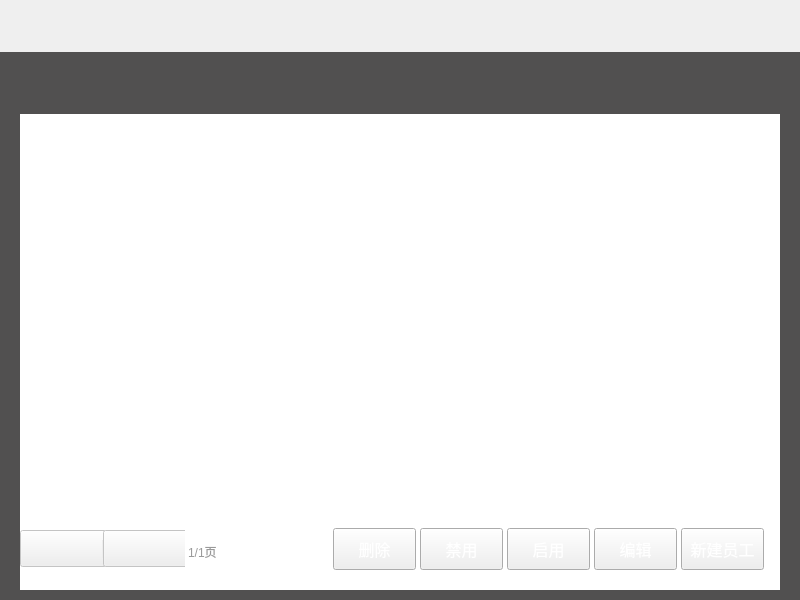
<?xml version="1.0" encoding="UTF-8"?>
<ui version="4.0">
 <class>PasswdConfigWidget</class>
 <widget class="QWidget" name="PasswdConfigWidget">
  <property name="geometry">
   <rect>
    <x>0</x>
    <y>0</y>
    <width>800</width>
    <height>600</height>
   </rect>
  </property>
  <property name="sizeIncrement">
   <size>
    <width>76</width>
    <height>52</height>
   </size>
  </property>
  <property name="baseSize">
   <size>
    <width>766</width>
    <height>523</height>
   </size>
  </property>
  <property name="windowTitle">
   <string>Form</string>
  </property>
  <layout class="QVBoxLayout" name="verticalLayout_3" stretch="52,548">
   <property name="spacing">
    <number>0</number>
   </property>
   <property name="leftMargin">
    <number>0</number>
   </property>
   <property name="topMargin">
    <number>0</number>
   </property>
   <property name="rightMargin">
    <number>0</number>
   </property>
   <property name="bottomMargin">
    <number>0</number>
   </property>
   <item>
    <widget class="TitleWithReturnWidget" name="titleBarWidget" native="true">
     <property name="minimumSize">
      <size>
       <width>0</width>
       <height>52</height>
      </size>
     </property>
     <property name="maximumSize">
      <size>
       <width>16777215</width>
       <height>16777215</height>
      </size>
     </property>
    </widget>
   </item>
   <item>
    <widget class="QWidget" name="widget" native="true">
     <property name="styleSheet">
      <string notr="true">QWidget#widget{
background-color: rgb(81, 80, 80);
}</string>
     </property>
     <layout class="QVBoxLayout" name="verticalLayout">
      <property name="spacing">
       <number>0</number>
      </property>
      <property name="leftMargin">
       <number>20</number>
      </property>
      <property name="topMargin">
       <number>0</number>
      </property>
      <property name="rightMargin">
       <number>20</number>
      </property>
      <property name="bottomMargin">
       <number>10</number>
      </property>
      <item>
       <widget class="QWidget" name="topWidget" native="true">
        <property name="minimumSize">
         <size>
          <width>0</width>
          <height>62</height>
         </size>
        </property>
        <property name="maximumSize">
         <size>
          <width>16777215</width>
          <height>62</height>
         </size>
        </property>
        <property name="sizeIncrement">
         <size>
          <width>76</width>
          <height>6</height>
         </size>
        </property>
        <property name="baseSize">
         <size>
          <width>766</width>
          <height>62</height>
         </size>
        </property>
        <layout class="QHBoxLayout" name="horizontalLayout">
         <property name="spacing">
          <number>0</number>
         </property>
         <property name="leftMargin">
          <number>0</number>
         </property>
         <property name="topMargin">
          <number>0</number>
         </property>
         <property name="rightMargin">
          <number>0</number>
         </property>
         <property name="bottomMargin">
          <number>0</number>
         </property>
         <item>
          <spacer name="horizontalSpacer">
           <property name="orientation">
            <enum>Qt::Horizontal</enum>
           </property>
           <property name="sizeHint" stdset="0">
            <size>
             <width>215</width>
             <height>20</height>
            </size>
           </property>
          </spacer>
         </item>
         <item>
          <widget class="SearchMemberEdit" name="searchWidget" native="true">
           <property name="minimumSize">
            <size>
             <width>262</width>
             <height>32</height>
            </size>
           </property>
           <property name="maximumSize">
            <size>
             <width>262</width>
             <height>32</height>
            </size>
           </property>
          </widget>
         </item>
        </layout>
       </widget>
      </item>
      <item>
       <widget class="QWidget" name="mainWidget" native="true">
        <property name="styleSheet">
         <string notr="true">QWidget#mainWidget{
        background-color:#ffffff;
}</string>
        </property>
        <layout class="QVBoxLayout" name="verticalLayout_2">
         <property name="spacing">
          <number>0</number>
         </property>
         <property name="leftMargin">
          <number>0</number>
         </property>
         <property name="topMargin">
          <number>0</number>
         </property>
         <property name="rightMargin">
          <number>0</number>
         </property>
         <property name="bottomMargin">
          <number>0</number>
         </property>
         <item>
          <widget class="TitleMemberWidget" name="titleWidget" native="true">
           <property name="minimumSize">
            <size>
             <width>0</width>
             <height>30</height>
            </size>
           </property>
           <property name="maximumSize">
            <size>
             <width>16777215</width>
             <height>30</height>
            </size>
           </property>
          </widget>
         </item>
         <item>
          <widget class="PasswdConfigListView" name="listView">
           <property name="styleSheet">
            <string notr="true">QListView{
border:none;
}</string>
           </property>
          </widget>
         </item>
         <item>
          <widget class="QWidget" name="bottomWidget" native="true">
           <property name="minimumSize">
            <size>
             <width>0</width>
             <height>62</height>
            </size>
           </property>
           <property name="maximumSize">
            <size>
             <width>16777215</width>
             <height>62</height>
            </size>
           </property>
           <property name="styleSheet">
            <string notr="true">QWidget#bottomWidget{
        background-color:#ffffff;
}</string>
           </property>
           <layout class="QHBoxLayout" name="horizontalLayout_3">
            <property name="spacing">
             <number>16</number>
            </property>
            <property name="leftMargin">
             <number>0</number>
            </property>
            <property name="topMargin">
             <number>0</number>
            </property>
            <property name="rightMargin">
             <number>16</number>
            </property>
            <property name="bottomMargin">
             <number>20</number>
            </property>
            <item>
             <widget class="QWidget" name="leftWidget" native="true">
              <property name="minimumSize">
               <size>
                <width>200</width>
                <height>0</height>
               </size>
              </property>
              <property name="maximumSize">
               <size>
                <width>200</width>
                <height>16777215</height>
               </size>
              </property>
              <layout class="QHBoxLayout" name="horizontalLayout_4">
               <property name="spacing">
                <number>0</number>
               </property>
               <property name="leftMargin">
                <number>0</number>
               </property>
               <property name="topMargin">
                <number>0</number>
               </property>
               <property name="rightMargin">
                <number>0</number>
               </property>
               <property name="bottomMargin">
                <number>0</number>
               </property>
               <item>
                <spacer name="horizontalSpacer_2">
                 <property name="orientation">
                  <enum>Qt::Horizontal</enum>
                 </property>
                 <property name="sizeHint" stdset="0">
                  <size>
                   <width>40</width>
                   <height>20</height>
                  </size>
                 </property>
                </spacer>
               </item>
               <item>
                <widget class="QWidget" name="widget_5" native="true">
                 <layout class="QHBoxLayout" name="horizontalLayout_5">
                  <property name="spacing">
                   <number>0</number>
                  </property>
                  <property name="leftMargin">
                   <number>0</number>
                  </property>
                  <property name="topMargin">
                   <number>0</number>
                  </property>
                  <property name="rightMargin">
                   <number>0</number>
                  </property>
                  <property name="bottomMargin">
                   <number>0</number>
                  </property>
                  <item>
                   <widget class="QPushButton" name="lastPageButton">
                    <property name="enabled">
                     <bool>false</bool>
                    </property>
                    <property name="minimumSize">
                     <size>
                      <width>87</width>
                      <height>37</height>
                     </size>
                    </property>
                    <property name="maximumSize">
                     <size>
                      <width>87</width>
                      <height>37</height>
                     </size>
                    </property>
                    <property name="styleSheet">
                     <string notr="true">QPushButton
{
        border-image: url(:/saleImage/btn-up-nomal.png);
}

QPushButton:pressed
{
        border-image: url(:/saleImage/btn-up-pess.png);
}

QPushButton:disabled
{
border-image: url(:/saleImage/btn-up-disable.png);
}</string>
                    </property>
                    <property name="text">
                     <string/>
                    </property>
                   </widget>
                  </item>
                  <item>
                   <widget class="QWidget" name="widget_6" native="true">
                    <property name="minimumSize">
                     <size>
                      <width>1</width>
                      <height>18</height>
                     </size>
                    </property>
                    <property name="maximumSize">
                     <size>
                      <width>1</width>
                      <height>18</height>
                     </size>
                    </property>
                    <property name="styleSheet">
                     <string notr="true">border: 1px solid #ededed;</string>
                    </property>
                   </widget>
                  </item>
                  <item>
                   <widget class="QPushButton" name="nextPageButton">
                    <property name="enabled">
                     <bool>false</bool>
                    </property>
                    <property name="minimumSize">
                     <size>
                      <width>87</width>
                      <height>37</height>
                     </size>
                    </property>
                    <property name="maximumSize">
                     <size>
                      <width>87</width>
                      <height>37</height>
                     </size>
                    </property>
                    <property name="styleSheet">
                     <string notr="true">QPushButton{
        border-image: url(:/saleImage/btn-down-nomal.png);
}

QPushButton:pressed{
        border-image: url(:/saleImage/btn-down-pess.png);
}

QPushButton:disabled{
        border-image: url(:/saleImage/btn-down-disabled.png);
}</string>
                    </property>
                    <property name="text">
                     <string/>
                    </property>
                   </widget>
                  </item>
                 </layout>
                </widget>
               </item>
               <item>
                <spacer name="horizontalSpacer_3">
                 <property name="orientation">
                  <enum>Qt::Horizontal</enum>
                 </property>
                 <property name="sizeHint" stdset="0">
                  <size>
                   <width>40</width>
                   <height>20</height>
                  </size>
                 </property>
                </spacer>
               </item>
               <item>
                <widget class="QLabel" name="pageLabel">
                 <property name="styleSheet">
                  <string notr="true">font-size:12px;
color:#999999;
font-family:&quot;微软雅黑&quot;;
padding-top:6px;</string>
                 </property>
                 <property name="text">
                  <string>1/1页</string>
                 </property>
                </widget>
               </item>
              </layout>
             </widget>
            </item>
            <item>
             <spacer name="horizontalSpacer_4">
              <property name="orientation">
               <enum>Qt::Horizontal</enum>
              </property>
              <property name="sizeHint" stdset="0">
               <size>
                <width>40</width>
                <height>20</height>
               </size>
              </property>
             </spacer>
            </item>
            <item>
             <widget class="QWidget" name="widget_3" native="true">
              <property name="sizePolicy">
               <sizepolicy hsizetype="Preferred" vsizetype="Preferred">
                <horstretch>0</horstretch>
                <verstretch>0</verstretch>
               </sizepolicy>
              </property>
              <property name="minimumSize">
               <size>
                <width>431</width>
                <height>0</height>
               </size>
              </property>
              <property name="maximumSize">
               <size>
                <width>431</width>
                <height>16777215</height>
               </size>
              </property>
              <layout class="QHBoxLayout" name="horizontalLayout_6">
               <property name="spacing">
                <number>4</number>
               </property>
               <property name="leftMargin">
                <number>0</number>
               </property>
               <property name="topMargin">
                <number>0</number>
               </property>
               <property name="rightMargin">
                <number>0</number>
               </property>
               <property name="bottomMargin">
                <number>0</number>
               </property>
               <item>
                <widget class="QPushButton" name="deleteButton">
                 <property name="sizePolicy">
                  <sizepolicy hsizetype="Minimum" vsizetype="Minimum">
                   <horstretch>0</horstretch>
                   <verstretch>0</verstretch>
                  </sizepolicy>
                 </property>
                 <property name="minimumSize">
                  <size>
                   <width>0</width>
                   <height>0</height>
                  </size>
                 </property>
                 <property name="maximumSize">
                  <size>
                   <width>16777215</width>
                   <height>16777215</height>
                  </size>
                 </property>
                 <property name="styleSheet">
                  <string notr="true">QPushButton{
        font-size:16px;
        color:#ffffff;
        border-image: url(:/adjustPrice/blueButton.png);
}

QPushButton:pressed{
        border-image: url(:/adjustPrice/blueButtonPress.png);
}

QPushButton:disabled{
        border-image: url(:/adjustPrice/buttonDisable.png);
}</string>
                 </property>
                 <property name="text">
                  <string>删除</string>
                 </property>
                </widget>
               </item>
               <item>
                <widget class="QPushButton" name="stopButton">
                 <property name="sizePolicy">
                  <sizepolicy hsizetype="Minimum" vsizetype="Minimum">
                   <horstretch>0</horstretch>
                   <verstretch>0</verstretch>
                  </sizepolicy>
                 </property>
                 <property name="styleSheet">
                  <string notr="true">QPushButton{
        font-size:16px;
        color:#ffffff;
        border-image: url(:/adjustPrice/blueButton.png);
}

QPushButton:pressed{
        border-image: url(:/adjustPrice/blueButtonPress.png);
}

QPushButton:disabled{
        border-image: url(:/adjustPrice/buttonDisable.png);
}</string>
                 </property>
                 <property name="text">
                  <string>禁用</string>
                 </property>
                </widget>
               </item>
               <item>
                <widget class="QPushButton" name="startButton">
                 <property name="sizePolicy">
                  <sizepolicy hsizetype="Minimum" vsizetype="Minimum">
                   <horstretch>0</horstretch>
                   <verstretch>0</verstretch>
                  </sizepolicy>
                 </property>
                 <property name="styleSheet">
                  <string notr="true">QPushButton{
        font-size:16px;
        color:#ffffff;
        border-image: url(:/adjustPrice/blueButton.png);
}

QPushButton:pressed{
        border-image: url(:/adjustPrice/blueButtonPress.png);
}

QPushButton:disabled{
        border-image: url(:/adjustPrice/buttonDisable.png);
}</string>
                 </property>
                 <property name="text">
                  <string>启用</string>
                 </property>
                </widget>
               </item>
               <item>
                <widget class="QPushButton" name="editButton">
                 <property name="sizePolicy">
                  <sizepolicy hsizetype="Minimum" vsizetype="Minimum">
                   <horstretch>0</horstretch>
                   <verstretch>0</verstretch>
                  </sizepolicy>
                 </property>
                 <property name="styleSheet">
                  <string notr="true">QPushButton{
        font-size:16px;
        color:#ffffff;
        border-image: url(:/adjustPrice/blueButton.png);
}

QPushButton:pressed{
        border-image: url(:/adjustPrice/blueButtonPress.png);
}

QPushButton:disabled{
        border-image: url(:/adjustPrice/buttonDisable.png);
}</string>
                 </property>
                 <property name="text">
                  <string>编辑</string>
                 </property>
                </widget>
               </item>
               <item>
                <widget class="QPushButton" name="addButton">
                 <property name="sizePolicy">
                  <sizepolicy hsizetype="Minimum" vsizetype="Minimum">
                   <horstretch>0</horstretch>
                   <verstretch>0</verstretch>
                  </sizepolicy>
                 </property>
                 <property name="minimumSize">
                  <size>
                   <width>0</width>
                   <height>0</height>
                  </size>
                 </property>
                 <property name="maximumSize">
                  <size>
                   <width>16777215</width>
                   <height>16777215</height>
                  </size>
                 </property>
                 <property name="styleSheet">
                  <string notr="true">QPushButton{
        font-size:16px;
        color:#ffffff;
        border-image: url(:/adjustPrice/orangeButton.png);
}

QPushButton:pressed{
        border-image: url(:/adjustPrice/OrangeButtonPress.png);
}

QPushButton:disabled{
        border-image: url(:/adjustPrice/buttonDisable.png);
}</string>
                 </property>
                 <property name="text">
                  <string>新建员工</string>
                 </property>
                </widget>
               </item>
              </layout>
             </widget>
            </item>
           </layout>
          </widget>
         </item>
        </layout>
       </widget>
      </item>
     </layout>
    </widget>
   </item>
  </layout>
 </widget>
 <customwidgets>
  <customwidget>
   <class>SearchMemberEdit</class>
   <extends>QWidget</extends>
   <header>searchmemberedit.h</header>
   <container>1</container>
  </customwidget>
  <customwidget>
   <class>TitleWithReturnWidget</class>
   <extends>QWidget</extends>
   <header>TitleWithReturnWidget.h</header>
   <container>1</container>
  </customwidget>
  <customwidget>
   <class>TitleMemberWidget</class>
   <extends>QWidget</extends>
   <header>titlememberwidget.h</header>
   <container>1</container>
  </customwidget>
  <customwidget>
   <class>PasswdConfigListView</class>
   <extends>QListView</extends>
   <header>passwdconfiglistview.h</header>
  </customwidget>
 </customwidgets>
 <resources/>
 <connections/>
</ui>
